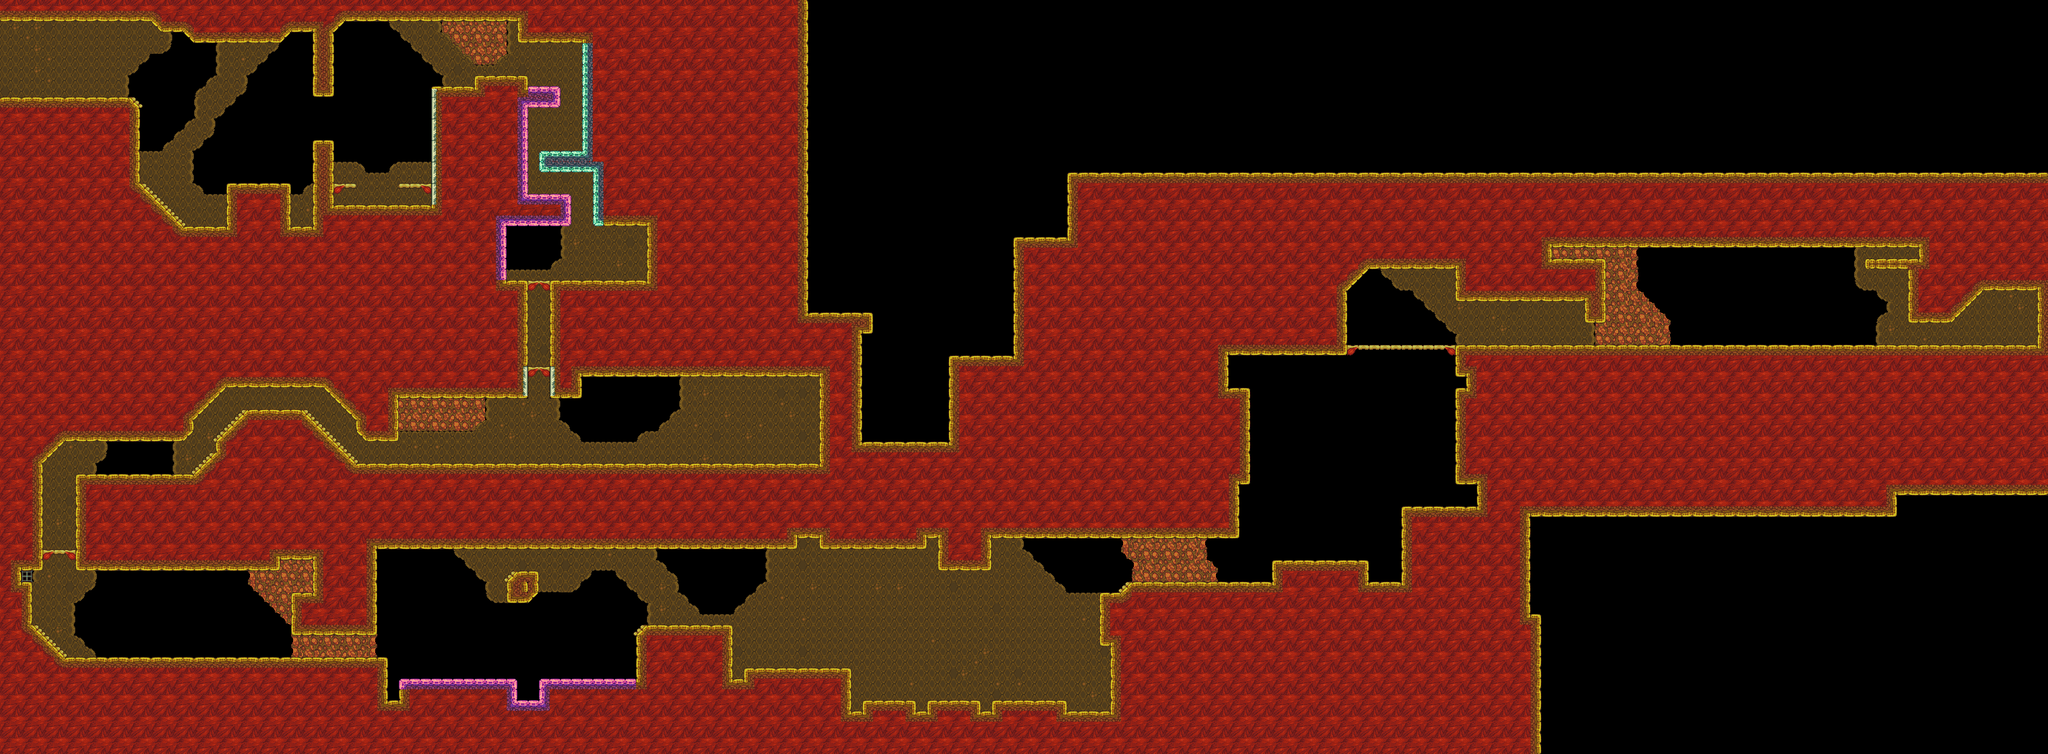

Below is a game level as drawn by its tile map, then a one-line description and the .tmx that defines it (tile-layer data replaced by summaries):
An orthogonal 190x70 tile map with 16x16 px tiles, 2 tile layers (Tile Layer 1, Tile Layer 2), 1 hidden layer not drawn.

<map version="1.0" orientation="orthogonal" renderorder="right-down" width="190" height="70" tilewidth="16" tileheight="16" nextobjectid="1">
 <tileset firstgid="1" name="0_GAUNTLET_PASS" tilewidth="16" tileheight="16" tilecount="1800" columns="20">
  <image source="../../../tileset/0_PASS.png" width="320" height="1440" />
  <terraintypes>
   <terrain name="Basic" tile="-1" />
   <terrain name="Thin_V" tile="-1" />
   <terrain name="Thin_H" tile="-1" />
   <terrain name="Eraser" tile="-1" />
  </terraintypes>
  <tile id="8" terrain=",,,3" />
  <tile id="9" terrain=",,3,3" />
  <tile id="10" terrain=",,3," />
  <tile id="11" terrain="3,3,3," />
  <tile id="12" terrain="3,3,,3" />
  <tile id="28" terrain=",3,,3" />
  <tile id="29" terrain="3,3,3,3" />
  <tile id="30" terrain="3,,3," />
  <tile id="31" terrain="3,,3,3" />
  <tile id="32" terrain=",3,3,3" />
  <tile id="48" terrain=",3,," />
  <tile id="49" terrain="3,3,," />
  <tile id="50" terrain="3,,," />
  <tile id="80" terrain=",,,0" />
  <tile id="81" terrain=",,0,0" />
  <tile id="82" terrain=",,0," />
  <tile id="88" terrain=",,,1" />
  <tile id="89" terrain=",,1,1" />
  <tile id="90" terrain=",,1," />
  <tile id="92" terrain=",,,2" />
  <tile id="93" terrain=",,2,2" />
  <tile id="94" terrain=",,2," />
  <tile id="100" terrain=",0,,0" />
  <tile id="101" terrain="0,0,0,0" />
  <tile id="102" terrain="0,,0," />
  <tile id="105" terrain="0,0,0," />
  <tile id="106" terrain="0,0,,0" />
  <tile id="108" terrain=",1,,1" />
  <tile id="109" terrain="1,1,1,1" />
  <tile id="110" terrain="1,,1," />
  <tile id="112" terrain=",2,,2" />
  <tile id="113" terrain="2,2,2,2" />
  <tile id="114" terrain="2,,2," />
  <tile id="120" terrain=",0,," />
  <tile id="121" terrain="0,0,," />
  <tile id="122" terrain="0,,," />
  <tile id="125" terrain="0,,0,0" />
  <tile id="126" terrain=",0,0,0" />
  <tile id="128" terrain=",1,," />
  <tile id="129" terrain="1,1,," />
  <tile id="130" terrain="1,,," />
  <tile id="132" terrain=",2,," />
  <tile id="133" terrain="2,2,," />
  <tile id="134" terrain="2,,," />
 </tileset>
 <imagelayer name="Image Layer 1" visible="0">
  <image source="../../../../_noncrypt_assets/pngexports/PASS_G3.png" />
 </imagelayer>
 <layer name="Tile Layer 1" width="190" height="70">
  <data>[13300 cells, 7982 non-empty, 71 distinct tile ids]</data>
 </layer>
 <layer name="Tile Layer 2" width="190" height="70">
  <data>[13300 cells, 1236 non-empty, 59 distinct tile ids]</data>
 </layer>
</map>
